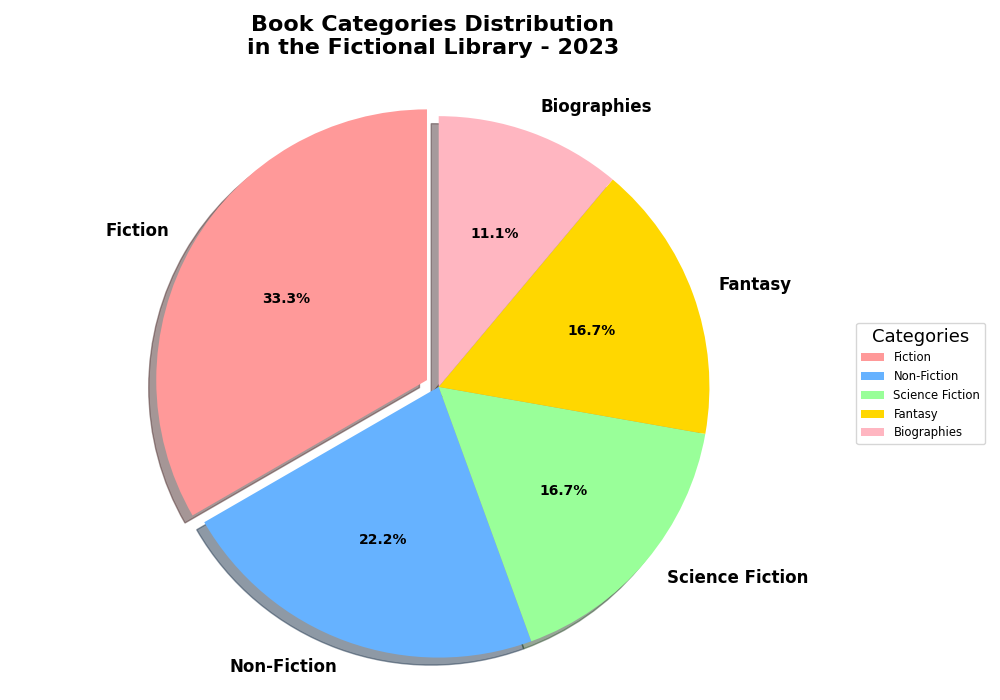

Recreate this plot in Python.
import matplotlib.pyplot as plt

categories = ['Fiction', 'Non-Fiction', 'Science Fiction', 'Fantasy', 'Biographies']
distribution = [30, 20, 15, 15, 10]
colors = ['#FF9999', '#66B2FF', '#99FF99', '#FFD700', '#FFB6C1']

fig, ax = plt.subplots(figsize=(10, 7))

wedges, texts, autotexts = ax.pie(
    distribution, 
    labels=categories, 
    colors=colors,
    autopct='%1.1f%%', 
    startangle=90,
    explode=(0.05, 0, 0, 0, 0),  # Explode the Fiction slice for emphasis
    shadow=True
)

for text in texts:
    text.set_fontsize(12)
    text.set_fontweight('bold')

for autotext in autotexts:
    autotext.set_color('black')
    autotext.set_fontsize(10)
    autotext.set_fontweight('bold')

ax.axis('equal')
ax.set_title('Book Categories Distribution\nin the Fictional Library - 2023', fontsize=16, fontweight='bold', pad=20)
ax.legend(wedges, categories, loc='center left', bbox_to_anchor=(1, 0, 0.5, 1), title="Categories", fontsize='small', title_fontsize='13')
plt.tight_layout()
plt.show()
